Frame 1 (no input): blank canvas, image omitted
Frame 60 (no input): blank canvas, image omitted
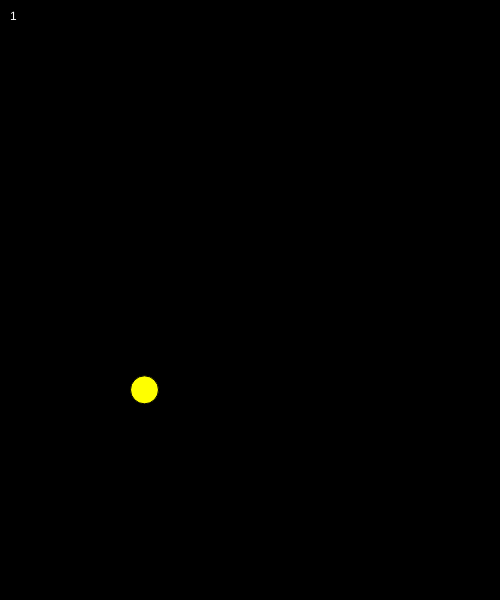
Frame 120 (the mouse pressed at the canvas centre since frame 60)

The p5.js sketch whose frames 1 and 60 were blank and that drew this single picture after the mouse press (run headless with seeded random() and noise() and a simulated clock; from frame 60 on, the mouse is pressed at the canvas centre):

// p5.js sketch
// ── sketch.js
"use strict";

var particles = [];

function setup() {
  createCanvas(500, 600);
}

function draw() {
  background(0);

  for (var i = particles.length - 1; i >= 0; i--) {
    var p = particles[i];
    p.update();
    p.checkEdges();
    p.display();
    if (p.isDone) {
      particles.splice(i, 1);
    }
  }

  fill(255);
  text(particles.length, 10, 20);
}

function mousePressed() {
  //for (var i = 0; i < 5; i++) {
    if (random(1) < 0.5) {
      particles.push(new Rectangle(mouseX, mouseY));
    } else {
      particles.push(new Circle(mouseX, mouseY));
    }
  //}
}



class Particle {
  constructor(x, y) {
    this.pos = createVector(x, y);
    this.vel = createVector(random(-3, 3), random(-3, 3));
    this.acc = createVector();

    this.isDone = false;
    this.lifespan = 1.0;
    this.lifeReduction = random(0.010, 0.001);
  }
  update() {
    this.vel.add(this.acc);
    this.pos.add(this.vel);
    this.acc.mult(0);
    // life

    if (this.lifespan > 0) {
      this.lifespan -= this.lifeReduction;
    } else {
      this.lifespan = 0;
      this.isDone = true;
    }
  }
  applyForce(f) {
    this.acc.add(f);
  }
  checkEdges() {
    if (this.pos.x < 0 || this.pos.x > width) {
      this.vel.x *= -1;
    }
    if (this.pos.y < 0 || this.pos.y > height) {
      this.vel.y *= -1;
    }
  }
  display() {
    push();
    translate(this.pos.x, this.pos.y);
    stroke(255);
    noFill();
    ellipse(0, 0, 15, 15);
    pop();
  }
}

class Rectangle extends Particle {
  constructor(x, y) {
    super(x, y);
    this.size = random(20, 30);
  }
  display() {
    push();
    translate(this.pos.x, this.pos.y);
    fill(255, 0, 0);
    rectMode(CENTER);
    rect(0, 0, this.size, this.size);
    pop();
  }
}

class Circle extends Particle {
  constructor(x, y) {
    super(x, y);
    this.size = random(20, 30);
  }
  display() {
    push();
    translate(this.pos.x, this.pos.y);
    fill(255, 255, 0);
    ellipse(0, 0, this.size, this.size);
    pop();
  }
}




//
